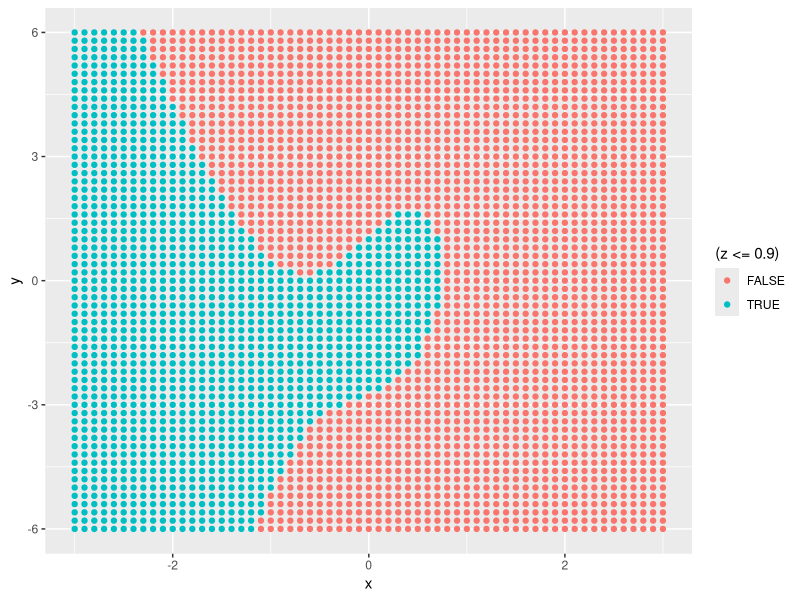
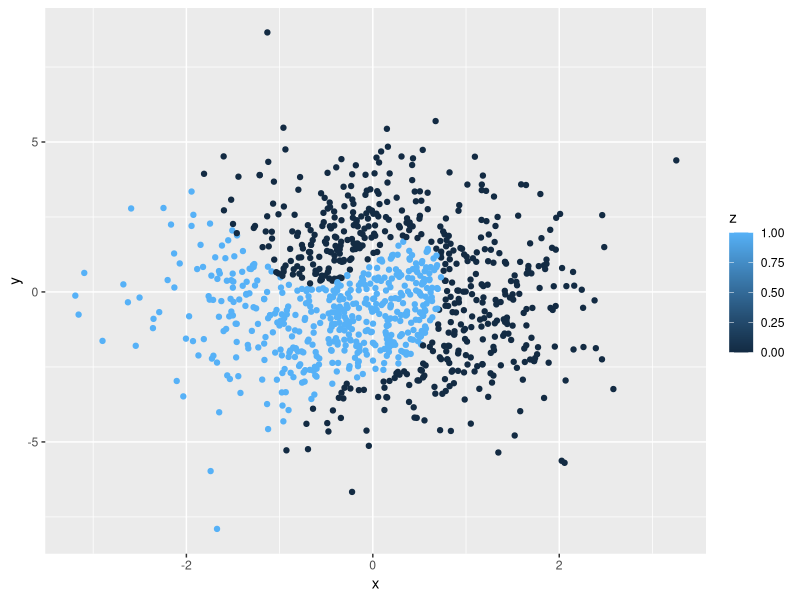
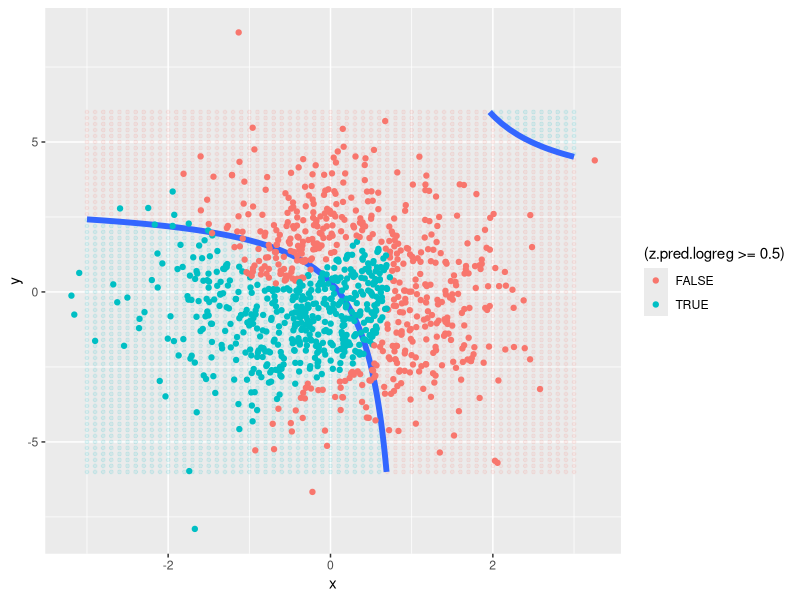
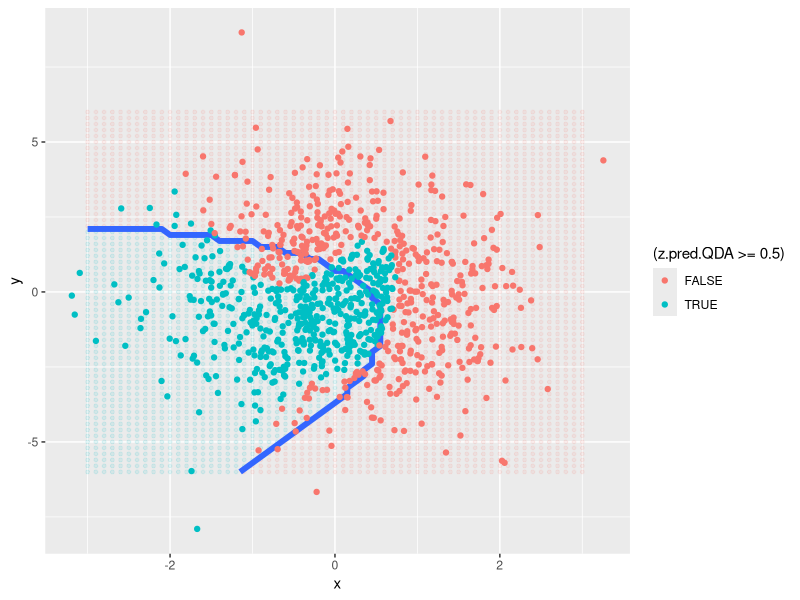

Here is the R script that generated these plots, in order:
## ---- chunk 1
knitr::opts_chunk$set(echo = TRUE)
## ---- chunk 2
library(tidyr)
library(tidyverse)
f <- function(x1, x2){
  1.1*(x1-0.4)^2 + 0.2*(x2+0.2)^2 - 0.6*(x1-0.4)*(x2+0.2) + 2*(x1)^3
}

xplot <- seq(-3,3,0.1)
yplot <- seq(-6,6,0.2)
dfplot <- data.frame(x=xplot, y=yplot) %>% tidyr::expand(x, y)

dfplot <- data.frame(x=xplot, y=yplot) %>% tidyr::expand(x, y)  %>% mutate(z = f(x,y))

ggplot(dfplot) +
  geom_point(aes(x=x, y=y, colour = (z<=0.9)))


## ---- chunk 3

xsamples <- rnorm(1000,0,1)
ysamples <- rnorm(1000,0,2)
z <- 1*(f(xsamples, ysamples) < 0.9)
dfclass <- data.frame(x=xsamples, y=ysamples, z=z)
ggplot(dfclass) + 
  geom_point(aes(x=x,y=y,col=z))
## ---- chunk 4
logreg.model <- glm(z ~x + y +x:y, family = binomial(), data=dfclass)
summary(logreg.model)

dfplot$z.pred.logreg <- predict(logreg.model, type="response", newdata=dfplot)

ggplot() +
  geom_point(data=dfplot, aes(x=x,y=y,color=(z.pred.logreg>=0.5)), alpha=0.1, size=1) +
  geom_contour(data=dfplot, aes(x=x,y=y,z=z.pred.logreg), breaks=c(0.5), linewidth=2) +
  geom_point(data=dfclass, aes(x=x, y=y, col=(z>=0.5)))
## ---- chunk 5
# compute pi1 and pi2
n0 <- dfclass %>% filter(z == 0) %>% nrow
pi0 <- n0/nrow(dfclass)
print(pi0)
pi1 <- 1 - pi0

mean0 <- dfclass %>% filter(z == 0) %>% dplyr::select(c(x,y)) %>% colMeans
mean1 <- dfclass %>% filter(z == 1) %>% dplyr::select(c(x,y)) %>% colMeans
print(mean1)

cov0 <- dfclass %>% filter(z == 0) %>% dplyr::select(c(x,y)) %>% cov
cov0inv <- solve(cov0)
cov1 <- dfclass %>% filter(z == 1) %>% dplyr::select(c(x,y)) %>% cov
cov1inv <- solve(cov1)
print(cov0)

delta0 = function(xy){
  -(xy-mean0)%*% (cov0inv %*% (xy-mean0))/2 - log(det(cov0))/2 + log(pi0)
}
delta1 = function(xy){
  -(xy-mean1)%*% (cov1inv %*% (xy-mean1))/2 - log(det(cov1))/2 + log(pi1)
}

pred.QDA = function(xy){
  d0 <- delta0(xy)
  d1 <- delta1(xy)
  if (d0 > d1){
    return(0)
  }
  else{
    return(1)
  }
}
pred.QDA(c(2,-4))

dfplot <- dfplot %>% rowwise %>% mutate(z.pred.QDA = pred.QDA(c(x,y)))

ggplot() +
  geom_point(data=dfplot, aes(x=x,y=y,color=(z.pred.QDA>=0.5)), alpha=0.1, size=1) +
  geom_contour(data=dfplot, aes(x=x,y=y,z=z.pred.QDA), breaks=c(0.5), linewidth=2) +
  geom_point(data=dfclass, aes(x=x, y=y, col=(z>=0.5)))
